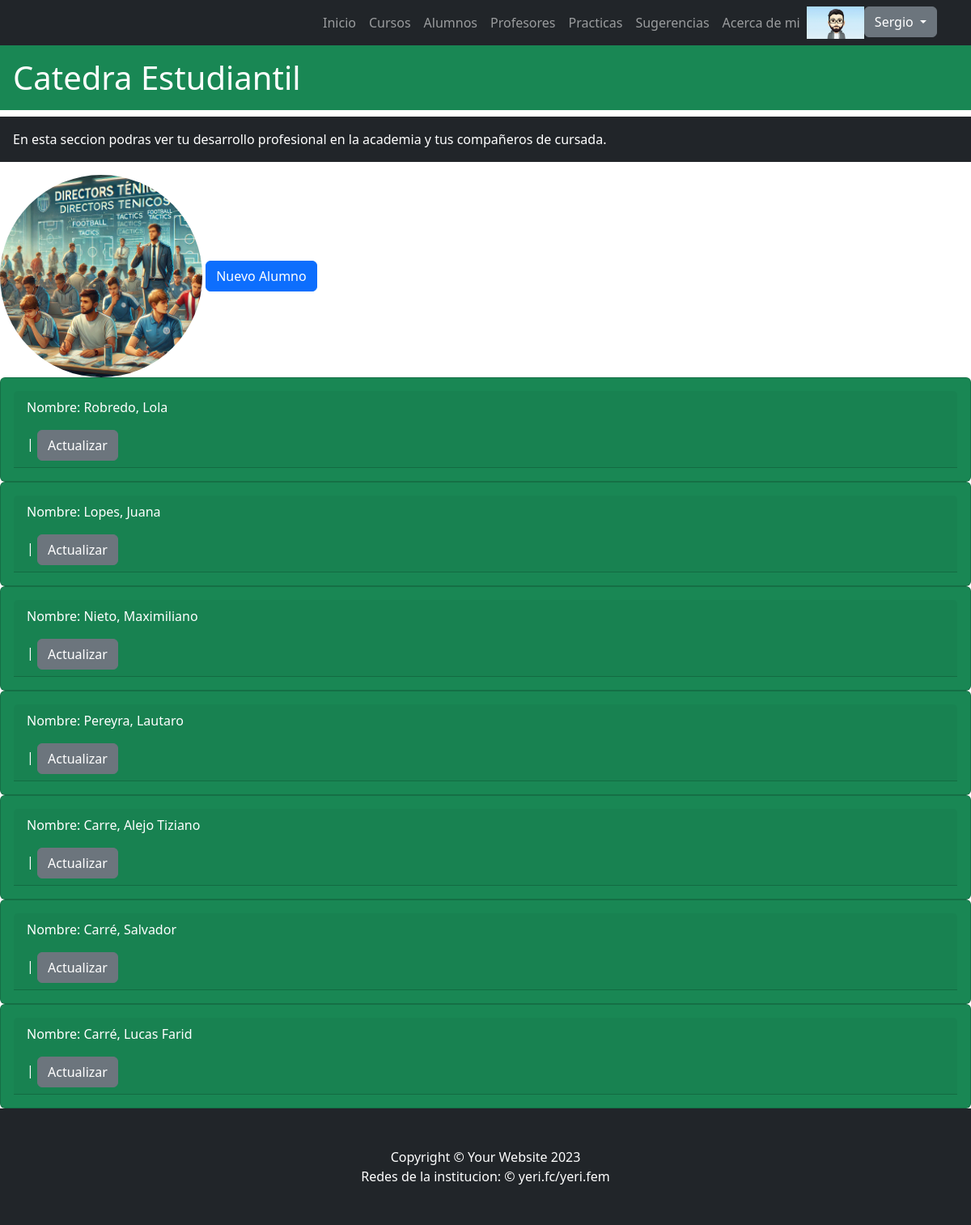
/alumno/listar (signed in), run on the app's committed database.
### users/models.py (models this page shows, shortened)
class Avatar(models.Model):
    user = models.OneToOneField(User, on_delete=models.CASCADE, blank=True, null=True)
    imagen = models.ImageField(upload_to="avatares", blank=True, null=True)

### Appyeri/models.py (models this page shows)
class Alumno(models.Model):
    nombre = models.CharField(max_length=40)
    apellido = models.CharField(max_length=20)
    email = models.EmailField(max_length=40)

### Appyeri/views.py (the view)
# urls.py: path('alumno/listar', views.AlumnoListView.as_view(), name='ListarAlumnos'),
class AlumnoListView(LoginRequiredMixin, ListView):
    model = Alumno
    context_object_name= "Alumnos"
    template_name= "Appyeri/lista_alumnos.html"

### Appyeri/templates/appyeri/lista_alumnos.html (shortened to what this page needs)
{% extends 'Appyeri/base.html' %}
{% load static %}
{% block lista_alumnos %}
<h1 class="text-bg-success p-3">Catedra Estudiantil</h1>
    <p class="text-bg-dark p-3" class="mb-0">En esta seccion podras ver tu desarrollo profesional en la academia y tus compañeros de cursada.</p>
    <img class="img-fluid rounded-circle" src="{% static 'appyeri/assets/img/09.jpg'%}" width=250 alt="..." />
    {%if request.user.is_staff%}
    <a class="btn btn-primary" href="{% url 'AgregarAlumno'%}">Nuevo Alumno</a>
    {% endif %}
    {% for alumno in Alumnos %}
    <table>
    <div class="card text-bg-success p-3" style="max max-width: 50rem;" >
        <div class="card-header" >
    <p>Nombre: {{alumno.apellido}}, {{alumno.nombre}}</p>
    |
    {% if request.user.is_staff %}
    <a class="btn btn-secondary" href="{% url 'AlumnoActualizar' alumno.pk %}">Actualizar</a>
    {% endif %}
    <table>
    {% endfor %}
        </div>
    </div>
{% endblock lista_alumnos %}

### Appyeri/templates/appyeri/base.html (shortened to what this page needs)
<!DOCTYPE html>
{% load static %}
<html lang="en">
    <head>
        <link href="{% static 'appyeri/css/styles.css' %}" rel="stylesheet" />
    </head>
    <body>
        <nav class="navbar navbar-expand-lg navbar-dark bg-dark">
            <div class="container">
                <div class="collapse navbar-collapse" id="navbarSupportedContent">
                    <ul class="navbar-nav ms-auto mb-2 mb-lg-0">
                        <li class="nav-item"><a class="nav-link" href="{% url 'Inicio'%}">Inicio</a></li>
                        <li class="nav-item"><a class="nav-link" href="{% url 'ListarCursos'%}">Cursos</a></li>
                        <li class="nav-item"><a class="nav-link" href="{% url 'ListarAlumnos'%}">Alumnos</a></li>
                        <li class="nav-item"><a class="nav-link" href="{% url 'ListarProfesores'%}">Profesores</a></li>
                        <li class="nav-item"><a class="nav-link" href="{% url 'Practicas'%}">Practicas</a></li>
                        <li class="nav-item"><a class="nav-link" href="{% url 'Sugerencias' %}">Sugerencias</a></li>
                        <li class="nav-item"><a class="nav-link" href="{% url 'About' %}">Acerca de mi</a></li>
                            {% if request.user.is_authenticated %}
                            <img src="{{request.user.avatar.imagen.url}}" alt="" height="40px">
                    <div class="dropdown">
                        <button class="btn btn-secondary dropdown-toggle" type="button" id="dropdownMenuButton1" data-bs-toggle="dropdown" aria-expanded="false">
                            {{ request.user.username }}
                        </button>
                    </div>
                {% endif %}
                          </div>
                </div>
        </nav>
        {% block lista_alumnos %}
        {% endblock lista_alumnos %}
        <footer class="py-5 bg-dark">
            <div class="container"><p class="m-0 text-center text-white">Copyright &copy; Your Website 2023</p></div>
            <div class="container"><p class="m-0 text-center text-white">Redes de la institucion: &copy; yeri.fc/yeri.fem</p></div>
        </footer>
    </body>
</html>

### data on the page
Alumno: apellido "Robredo", nombre "Lola"
Alumno: apellido "Lopes", nombre "Juana"
Alumno: apellido "Nieto", nombre "Maximiliano"
Alumno: apellido "Pereyra", nombre "Lautaro"
Alumno: apellido "Carre", nombre "Alejo Tiziano"
Alumno: apellido "Carré", nombre "Salvador"
Alumno: apellido "Carré", nombre "Lucas Farid"

### other printed values
{{ request.user.username }} "Sergio"
